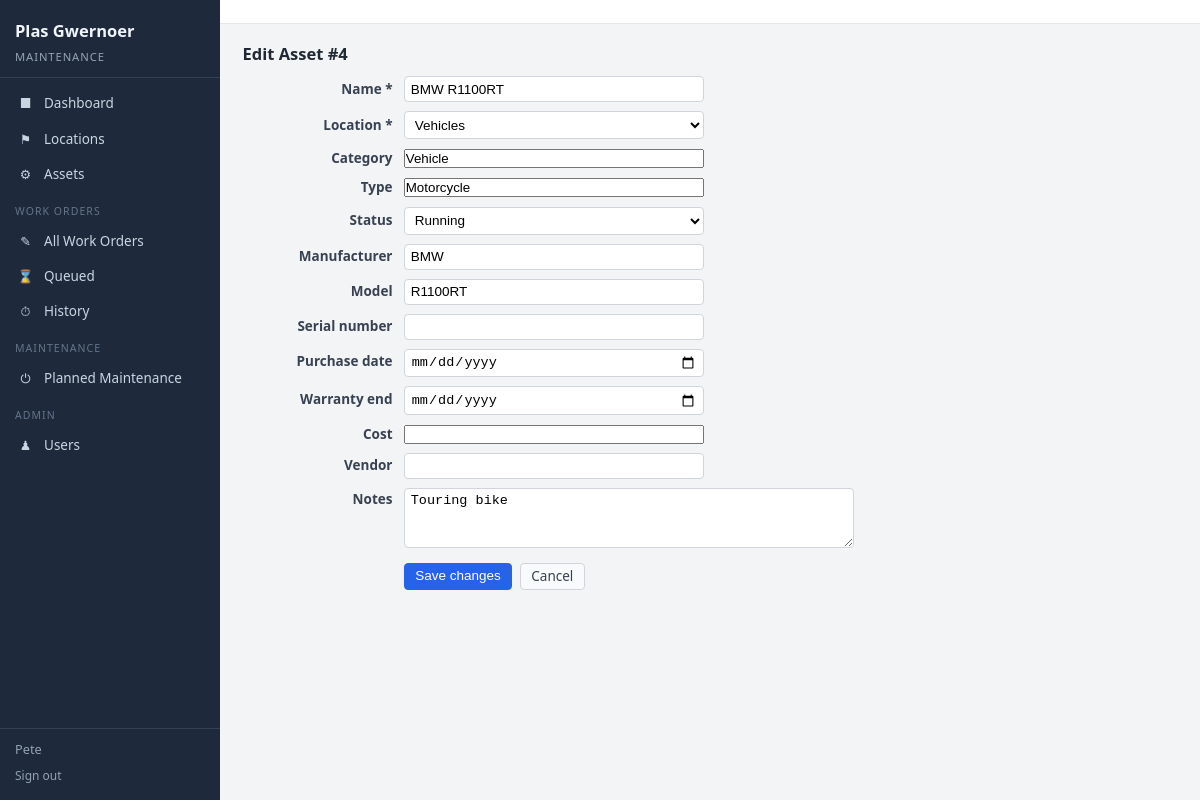
Page /assets/4/edit (signed in) on the committed database.
### tables this page shows
CREATE TABLE assets (
    id                  INTEGER PRIMARY KEY AUTOINCREMENT,
    name                TEXT NOT NULL,
    location_id         INTEGER NOT NULL REFERENCES locations(id) ON DELETE CASCADE,
    category            TEXT,          -- e.g. Heating, Plumbing, Vehicle, Structure
    type                TEXT,          -- freeform subtype if needed
    manufacturer        TEXT,
    model               TEXT,
    serial_number       TEXT,
    purchase_date       TEXT,          -- ISO date
    warranty_end_date   TEXT,          -- ISO date
    status              TEXT NOT NULL DEFAULT 'Running', -- Running / Needs Maintenance / Out of Service
    notes               TEXT,
    created_at          TEXT NOT NULL DEFAULT (datetime('now'))
, cost REAL, vendor TEXT);

CREATE TABLE locations (
    id              INTEGER PRIMARY KEY AUTOINCREMENT,
    name            TEXT NOT NULL UNIQUE,
    parent_id       INTEGER REFERENCES locations(id) ON DELETE SET NULL,
    description     TEXT,
    created_at      TEXT NOT NULL DEFAULT (datetime('now')),
    active          INTEGER NOT NULL DEFAULT 1
);

### saved/cmms_ui.py (the view)
@app.get("/assets/{asset_id}/edit")
async def edit_asset_form(
    request: Request,
    asset_id: int,
    db: sqlite3.Connection = Depends(get_db),
):
    cur = db.execute("SELECT * FROM assets WHERE id = ?", (asset_id,))
    row = cur.fetchone()
    if not row:
        raise HTTPException(status_code=404, detail="Asset not found")
    asset = dict(row)
    locations = dicts(
        db.execute("SELECT id, name FROM locations WHERE active = 1 ORDER BY name")
    )
    categories = sorted(
        {
            r["category"]
            for r in db.execute(
                "SELECT DISTINCT category FROM assets WHERE category IS NOT NULL"
            )
        }
    )
    types = sorted(
        {
            row["type"]
            for row in db.execute(
                "SELECT DISTINCT type FROM assets WHERE type IS NOT NULL"
            )
        }
    )
    return templates.TemplateResponse(
        "asset_edit.html",
        {
            "request": request,
            "asset": asset,
            "locations": locations,
            "categories": categories,
            "types": types,
        },
    )

### templates/asset_edit.html (shortened to what this page needs)
{% extends "base.html" %}
{% block content %}
<h2>Edit Asset #{{ asset.id }}</h2>
<form method="post">
  <div class="form-row">
    <label for="name">Name *</label>
    <input type="text" id="name" name="name" value="{{ asset.name }}" required>
  </div>
  <div class="form-row">
    <label for="location_id">Location *</label>
    <select id="location_id" name="location_id" required>
      {% for loc in locations %}
        <option value="{{ loc.id }}" {% if asset.location_id == loc.id %}selected{% endif %}>{{ loc.name }}</option>
      {% endfor %}
    </select>
  </div>
  <div class="form-row">
    <label for="category">Category</label>
    <input list="category_list" id="category" name="category" value="{{ asset.category or '' }}">
  </div>
  <div class="form-row">
    <label for="type">Type</label>
    <input list="type_list" id="type" name="asset_type" value="{{ asset.type or '' }}">
  </div>
  <div class="form-row">
    <label for="status">Status</label>
    {% set s = asset.status %}
    <select id="status" name="asset_status">
      <option value="Running" {% if s == "Running" %}selected{% endif %}>Running</option>
    </select>
  </div>
  <div class="form-row">
    <label for="manufacturer">Manufacturer</label>
    <input type="text" id="manufacturer" name="manufacturer" value="{{ asset.manufacturer or '' }}">
  </div>
  <div class="form-row">
    <label for="model">Model</label>
    <input type="text" id="model" name="model" value="{{ asset.model or '' }}">
  </div>
  <div class="form-row">
    <label for="serial_number">Serial number</label>
    <input type="text" id="serial_number" name="serial_number" value="{{ asset.serial_number or '' }}">
  </div>
  <div class="form-row">
    <label for="purchase_date">Purchase date</label>
    <input type="date" id="purchase_date" name="purchase_date" value="{{ asset.purchase_date or '' }}">
  </div>
  <div class="form-row">
    <label for="warranty_end_date">Warranty end</label>
    <input type="date" id="warranty_end_date" name="warranty_end_date" value="{{ asset.warranty_end_date or '' }}">
  </div>
    <div class="form-row">
    <label for="cost">Cost</label>
    <input type="number" id="cost" name="cost" step="0.01" value="{{ asset.cost or '' }}">
  </div>
  <div class="form-row">
    <label for="vendor">Vendor</label>
    <input type="text" id="vendor" name="vendor" value="{{ asset.vendor or '' }}">
  </div>
  <div class="form-row">
    <label for="notes">Notes</label>
    <textarea id="notes" name="notes" rows="3">{{ asset.notes or '' }}</textarea>
  </div>
  <div class="form-actions">
    <button class="btn" type="submit">Save changes</button>
    <a class="btn secondary" href="/assets">Cancel</a>
  </div>
</form>
{% endblock %}

### static/style.css (style rules this page uses)
* { margin: 0; padding: 0; box-sizing: border-box; }
html, body { height: 100%; font-family: system-ui, -apple-system, BlinkMacSystemFont, "Segoe UI", sans-serif; font-size: 15px; line-height: 1.5; color: #1f2933; background-color: #f3f4f6; }
h2 { margin: 0 0 0.6rem; font-size: 1.1rem; font-weight: 600; }
a { color: #2563eb; }
form { margin: 0.5rem 0 1rem; }
label { font-weight: 600; font-size: 0.9rem; color: #374151; }
input[type=text], input[type=date], input[type=password], select, textarea { padding: 0.3rem 0.4rem; font-size: 0.9rem; border-radius: 4px; border: 1px solid #d1d5db; box-sizing: border-box; background-color: #ffffff; transition: border-color 0.12s ease, box-shadow 0.12s ease; }
textarea { min-height: 4rem; resize: vertical; }
.form-row { display: flex; align-items: baseline; gap: 0.75rem; margin-bottom: 0.6rem; }
.form-row label { flex: 0 0 10rem; text-align: right; }
.form-row input, .form-row select { flex: 1; max-width: 20rem; }
.form-row textarea { flex: 1; max-width: 30rem; min-height: 4rem; }
.form-actions { margin-top: 1rem; padding-left: 10.75rem; display: flex; gap: 0.5rem; align-items: center; }
.btn, button { display: inline-block; padding: 0.3rem 0.7rem; border-radius: 4px; border: 1px solid #2563eb; background: #2563eb; color: #ffffff; font-size: 0.9rem; cursor: pointer; text-decoration: none; line-height: 1.2; }
.btn.secondary { background: #f9fafb; color: #374151; border-color: #d1d5db; }

### rows in the picture
assets: id "4", name "BMW R1100RT", location_id "Vehicles", category "Vehicle", asset_type "Motorcycle", asset_status "Running", manufacturer "BMW", model "R1100RT", notes "Touring bike"

### other values in the picture
{{ request.session.get('display_name', '') }} "Pete"
